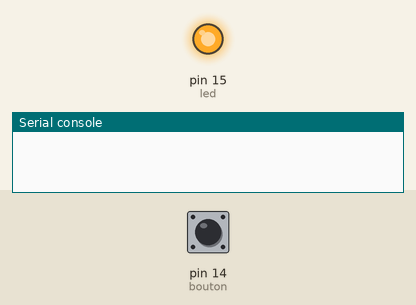
Recording of a program running on a simulated MicroPython board. Shown: output pins drawn as LEDs (lit = HIGH), the last lines printed to the serial console. Dashed ring = blinking. Inputs (shaded band) come from the test bench; at power-on: pin 14 (bouton) LOW.

Above: at 0.1 s.
At 1.2 s:
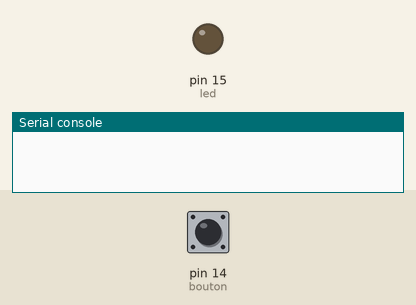
1.3 s: pin 14 (bouton) pulled HIGH for 1.2 s
At 2.62 s:
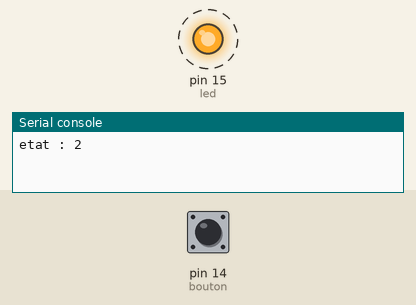
4.8 s: pin 14 (bouton) pulled HIGH for 3.2 s
Timing chart, 0 to 7.8 s (numbered marks = the images above; inputs shaded):
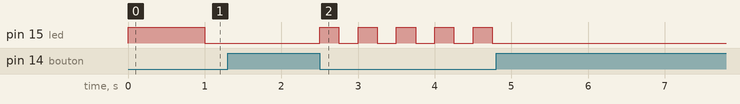

The program:

Devoir1.py
```python
from machine import Pin
from utime import sleep, ticks_ms, ticks_diff

# LED et bouton
led = Pin(15, Pin.OUT)
bouton = Pin(14, Pin.IN, Pin.PULL_DOWN)

# Variables
etat = 1              # 1 = lent, 2 = rapide, 3 = éteint
dernier_appui = 0     # pour l’anti-rebond

while True:
    # Verifie si le bouton est appuyé
    if bouton.value() == 1:
        if ticks_diff(ticks_ms(), dernier_appui) > 300:
            etat += 1
            if etat > 3:
                etat = 1
            dernier_appui = ticks_ms()
            print("etat :", etat)


        # attendre que le bouton soit relâché
        while bouton.value():
            sleep(0.05)

    # Gestion de la LED selon l’état
    if etat == 1:          #clignotement lent
        led.toggle()
        sleep(1.0)
    elif etat == 2:        #clignotement rapide
        led.toggle()
        sleep(0.25)
    else:                  #eteinte
        led.value(0)
        sleep(0.1)
```

Measured:
- after the input at 4.8 s, pin 15 (led): stops changing and stays LOW
- by itself, pin 15 (led): alternates HIGH for 0.25 s and LOW for 0.25 s
